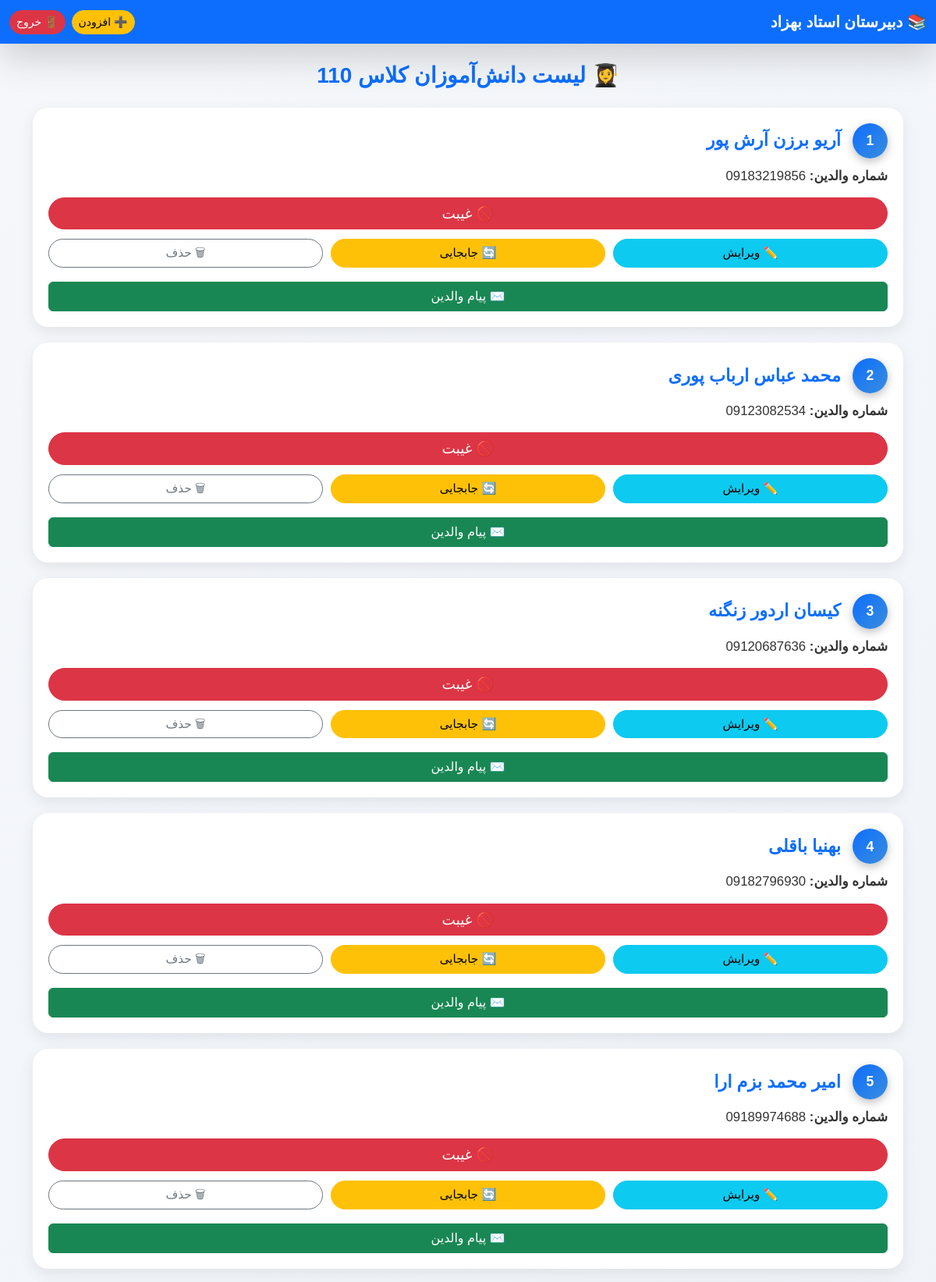
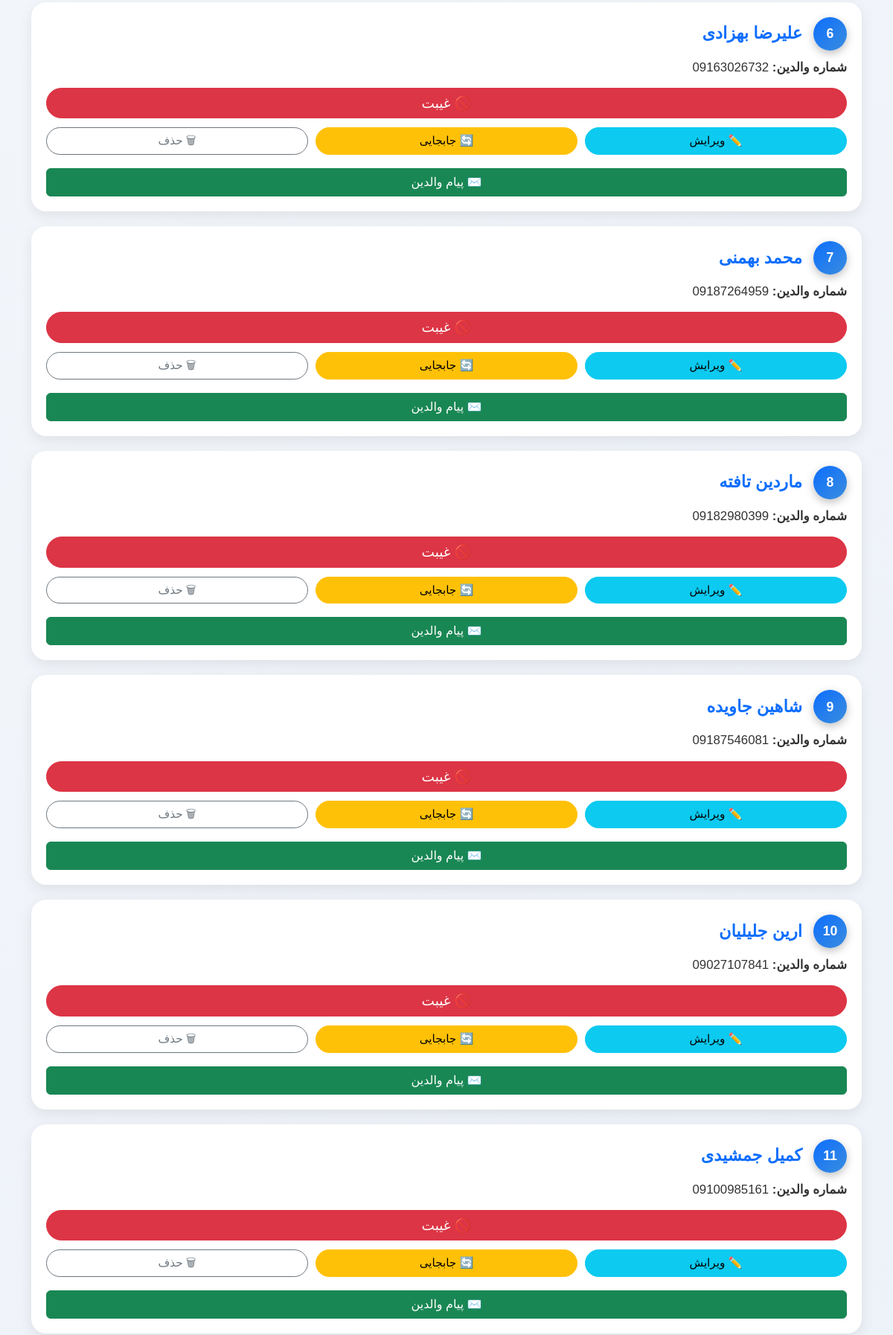
Screenshot of /class/4 (signed in, upper part) with the database file from the repository (2 pictures, top to bottom).
### app.py (models this page shows)
class Class(db.Model):
    id = db.Column(db.Integer, primary_key=True)
    name = db.Column(db.String(50), unique=True, nullable=False)
    students = db.relationship("Student", backref="class_", lazy=True, cascade="all, delete")

class Student(db.Model):
    id = db.Column(db.Integer, primary_key=True)
    firstname = db.Column(db.String(50), nullable=False)
    lastname = db.Column(db.String(50), nullable=False)
    parent_number = db.Column(db.String(20), nullable=False)
    class_id = db.Column(db.Integer, db.ForeignKey("class.id"), nullable=False)
    attendances = db.relationship("Attendance", backref="student", lazy=True, cascade="all, delete")

### app.py (the view)
@app.route("/class/<int:class_id>")
@login_required
def view_class(class_id):
    class_ = Class.query.get_or_404(class_id)
    students = Student.query.filter_by(class_id=class_id).order_by(Student.lastname, Student.firstname).all()
    return render_template("class_detail.html", class_=class_, students=students)

### app.py (called while the page is built)
def login_required(f):
    from functools import wraps
    @wraps(f)
    def decorated_function(*args, **kwargs):
        if not session.get('logged_in'):
            return redirect(url_for('login'))
        return f(*args, **kwargs)
    return decorated_function

### templates/class_detail.html (shortened to what this page needs)
<!DOCTYPE html>
<html lang="fa">
<head>
  <link href="https://cdn.jsdelivr.net/npm/bootstrap@5.3.2/dist/css/bootstrap.rtl.min.css" rel="stylesheet">
</head>
<body dir="rtl">
<nav class="navbar navbar-expand-lg navbar-dark bg-primary shadow-lg">
  <div class="container-fluid">
    <a class="navbar-brand fw-bold fs-5" href="/">📚 دبیرستان استاد بهزاد</a>
    <div class="d-flex ms-auto">
      <a href="{{ url_for('add_student', class_id=class_.id) }}" class="btn btn-warning btn-sm rounded-pill">➕ افزودن</a>
      <a href="{{ url_for('logout') }}" class="btn btn-danger btn-sm rounded-pill ms-2">🚪 خروج</a>
    </div>
  </div>
</nav>
<div class="container mt-4">
  <h3 class="text-center mb-4 text-primary fw-bold">👩‍🎓 لیست دانش‌آموزان کلاس {{ class_.name }}</h3>
  {% if students %}
    {% for student in students %}
    <div class="student-card" id="student-card-{{ student.id }}">
      <div class="student-row">
        <div class="student-index">{{ loop.index }}</div>
        <div class="student-name">{{ student.firstname }} {{ student.lastname }}</div>
      </div>
      <div class="student-info"><strong>شماره والدین:</strong> {{ student.parent_number }}</div>
      <button class="btn btn-danger btn-absent" onclick="markAbsent('{{ url_for('absent', student_id=student.id) }}', this)">🚫 غیبت</button>
      <div class="action-row">
        <a href="{{ url_for('edit_student', id=student.id) }}" class="btn btn-info">✏️ ویرایش</a>
        <a href="#" class="btn btn-warning" onclick="openTransferModal({{ student.id }}, '{{ student.firstname }} {{ student.lastname }}')">🔄 جابجایی</a>
        <a href="{{ url_for('delete_student', id=student.id) }}"
           class="btn btn-outline-secondary"
           onclick="return confirm('آیا مطمئنید می‌خواهید حذف کنید؟');">🗑 حذف</a>
      </div>
      <button class="btn btn-success w-100 mt-2" onclick="openMessagePanel('{{ student.parent_number }}')">✉️ پیام والدین</button>
    </div>
    {% endfor %}
  {% else %}
    <p class="text-muted text-center">هیچ دانش‌آموزی در این کلاس ثبت نشده است.</p>
  {% endif %}
</div>
</body>
</html>

### templates/class_detail.html (style rules this page uses)
body { background: linear-gradient(135deg, #f5f7fa, #e4ecf7); font-family: "Vazirmatn", Tahoma, sans-serif; padding-bottom: 50px; overflow-x: hidden; }
.student-card { border-radius: 20px; background: #fff; padding: 20px; margin-bottom: 20px; box-shadow: 0 6px 18px rgba(0,0,0,0.08); transition: all 0.3s ease; max-width: 100%; box-sizing: border-box; }
.student-row { display: flex; align-items: center; gap: 15px; flex-wrap: wrap; margin-bottom: 10px; }
.student-index { width: 45px; height: 45px; background: linear-gradient(135deg, #0d6efd, #3a8dde); color: #fff; font-weight: bold; font-size: 1.1rem; display: flex; justify-content: center; align-items: center; border-radius: 50%; box-shadow: 0 4px 12px rgba(0,0,0,0.25); flex-shrink: 0; }
.student-name { font-size: 1.4rem; font-weight: 600; color: #0d6efd; word-break: break-word; }
.student-info { font-size: 1.05rem; margin-bottom: 15px; color: #333; word-break: break-word; }
.btn-absent, .action-row a, .action-row button { border-radius: 50px; transition: 0.3s; font-weight: 500; max-width: 100%; box-sizing: border-box; }
.btn-absent { width: 100%; margin-bottom: 12px; font-size: 1.15rem; }
.action-row { display: flex; justify-content: space-between; gap: 10px; margin-bottom: 10px; flex-wrap: wrap; }
.action-row a, .action-row button { flex: 1 1 30%; font-size: 0.95rem; }

### rows the page displays
Class: name "110"
Student: firstname "آریو برزن", lastname "آرش پور", parent_number "09183219856"
Student: firstname "محمد عباس", lastname "ارباب پوری", parent_number "09123082534"
Student: firstname "کیسان", lastname "اردور زنگنه", parent_number "09120687636"
Student: firstname "بهنیا", lastname "باقلی", parent_number "09182796930"
Student: firstname "امیر محمد", lastname "بزم ارا", parent_number "09189974688"
Student: firstname "علیرضا", lastname "بهزادی", parent_number "09163026732"
Student: firstname "محمد", lastname "بهمنی", parent_number "09187264959"
Student: firstname "ماردین", lastname "تافته", parent_number "09182980399"
Student: firstname "شاهین", lastname "جاویده", parent_number "09187546081"
Student: firstname "ارین", lastname "جلیلیان", parent_number "09027107841"
Student: firstname "کمیل", lastname "جمشیدی", parent_number "09100985161"
